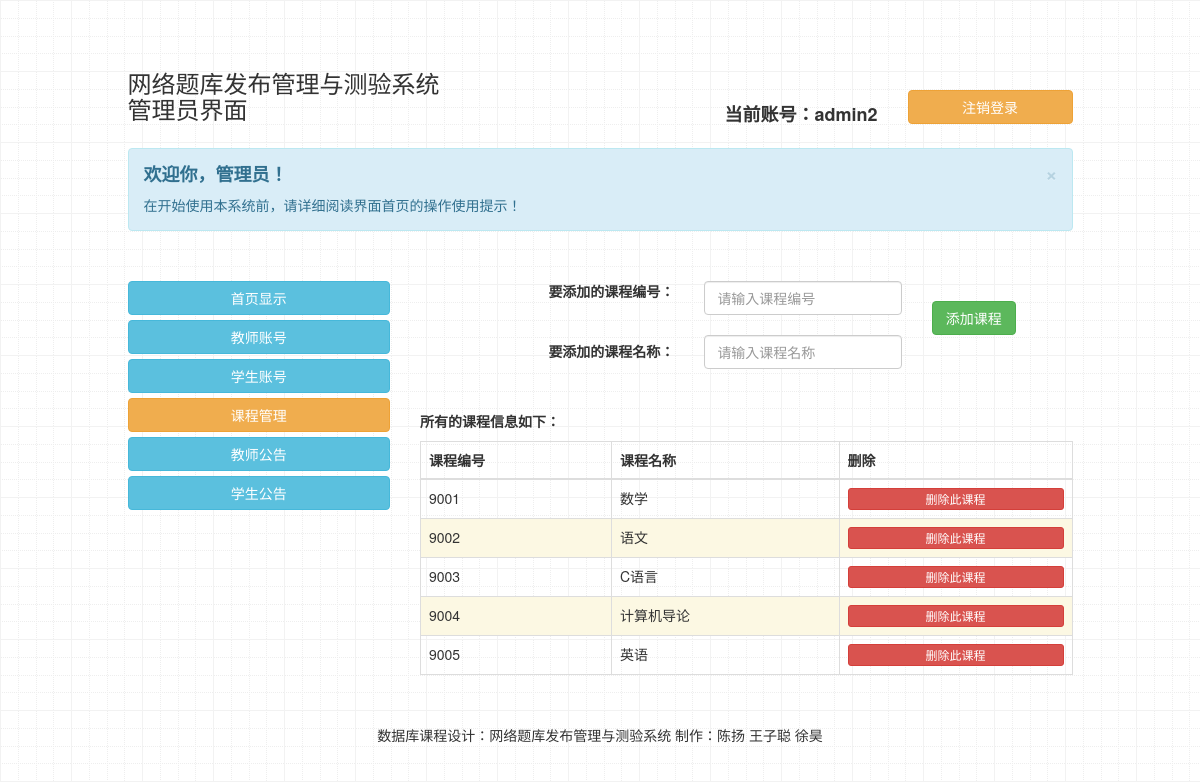
The app's page /系统源代码/QuestionManageSystem/adminSystem/manage/course_manage.php (signed in) with its own data.
### tables this page shows
CREATE TABLE IF NOT EXISTS `id_course` (
  `course_id` char(20) NOT NULL,
  `course_name` char(20) NOT NULL
);

### 系统源代码/QuestionManageSystem/adminSystem/manage/course_manage.php (the view, shortened to what this page needs)
<!DOCTYPE html>
<html>
<head>
   <link rel="stylesheet" href="../../css/bootstrap.min.css">
</head>
<body background="..\login\images\back.gif">
<?php
    $con=mysqli_connect("localhost","root","root","stu_test");
	mysqli_query($con,"set names 'utf8'");
	if (isset ( $_SESSION ["code"] )) {
    ?>
<div class="container">
	<div class="row clearfix">
		<div class="col-md-12 column">
			<p>
                <br><br>
			</p>
		</div>
	</div>
	<div class="row clearfix">
		<div class="col-md-1 column">
		</div>
		<div class="col-md-4 column">
			<h3>
                网络题库发布管理与测验系统<br>管理员界面
			</h3>
		</div>
		<div class="col-md-2 column">
		</div>
		<div class="col-md-2 column">
			<p class="text-right" style="font-size:18px">
			<br><br><strong>当前账号：<?php echo "${_SESSION["username"]}"; ?></strong>
			</p>
		</div>
		<div class="col-md-2 column">
			<br><br><button type="button" class="btn btn-default btn-block btn-warning" onclick="window.location.href='exit.php'">注销登录</button>
		</div>
		<div class="col-md-1 column">
		</div>
	</div>
	<div class="row clearfix">
		<div class="col-md-12 column">
		</div>
	</div>
	<div class="row clearfix">
		<div class="col-md-1 column">
		</div>
		<div class="col-md-10 column">
			<div class="alert alert-dismissable alert-info">
				 <button type="button" class="close" data-dismiss="alert" aria-hidden="true">×</button>
				 <h4>
				<strong>欢迎你，管理员！</strong>
				</h4> 在开始使用本系统前，请详细阅读界面首页的操作使用提示！
			</div>
			<div class="row clearfix">
				<div class="col-md-12 column">
					<p>
						 <br>
					</p>
				</div>
			</div>
		</div>
		<div class="col-md-1 column">
		</div>
	</div>
	<div class="row clearfix">
		<div class="col-md-1 column">
		</div>
		<div class="col-md-3 column">
			 <button type="button" class="btn btn-default btn-block btn-info" onclick="window.location.href='index.php'">首页显示</button>
			 <button type="button" class="btn btn-default btn-block btn-info" onclick="window.location.href='teacher_account_manage.php'">教师账号</button>
			 <button type="button" class="btn btn-default btn-block btn-info" onclick="window.location.href='student_account_manage.php'">学生账号</button>
			 <button type="button" class="btn btn-default btn-block btn-warning" onclick="window.location.href='course_manage.php'">课程管理</button>
			 <button type="button" class="btn btn-default btn-block btn-info" onclick="window.location.href='teacher_notice.php'">教师公告</button>
			 <button type="button" class="btn btn-default btn-block btn-info" onclick="window.location.href='student_notice.php'">学生公告</button>
		</div>
		<div class="col-md-7 column">
		<div class="row clearfix">
				<div class="col-md-1 column">
				</div>
				<form action="course_add.php" method="post" role="form">
				<div class="col-md-4 column">
					<p class="text-right">
						 <strong>要添加的课程编号：</strong><br><br><br>
						 <strong>要添加的课程名称：</strong>
					</p>
				</div>
				<div class="col-md-4 column">
				<input type="text" name="add_course_id" class="form-control" id="name" placeholder="请输入课程编号">
				<br>
				<input type="text" name="add_course_name" class="form-control" id="name" placeholder="请输入课程名称">
				</div>
				<div class="col-md-2 column">
					<br>
					 <button type="submit" class="btn btn-default btn-block btn-success">添加课程</button>
				</div>
				</form>
				<div class="col-md-1 column">
				</div>
			</div>
				<?php
                    $result=mysqli_query($con,"select * from id_course;");
                    if($result && mysqli_num_rows($result)){
						$num=1;
						echo '<p><br><br><strong>所有的课程信息如下：</strong></p>';
						echo '<table class="table table-hover table-bordered"><thead><tr><th>课程编号</th><th>课程名称</th><th>删除</th></tr></thead><tbody>';
                        while($row=mysqli_fetch_assoc($result)){
                            if($num%2==0){
                                echo '<tr class="warning">';
                            }else{
                                echo '<tr>';
                            }
                            echo '<td>'.$row['course_id'].'</td>';
							echo '<td>'.$row['course_name'].'</td>';
							echo '<td>';
                            echo '<button type="button" class="btn btn-default btn-block btn-danger btn-xs" onclick="window.location.href=\'course_delete.php?course_id='.$row['course_id'].'\''.'">删除此课程</button>';
                            echo '</td>';
                            $num++;
						}
						echo '</tbody></table>';
                    }else{
                        echo '<strong>'.'没有任何课程信息！'.'</strong>';
                     }
                ?>
		</div>
		<div class="col-md-1 column">
		</div>
	</div>
	<div class="row clearfix">
		<div class="col-md-1 column">
		</div>
		<div class="col-md-10 column">
		<p>
				 <br>
			</p>
			<p class="text-center">
				 数据库课程设计：网络题库发布管理与测验系统    制作：陈扬    王子聪    徐昊
			</p>
		</div>
		<div class="col-md-1 column">
		</div>
	</div>
</div>
<?php
}
?>
</body>

### records on screen
id_course: course_id "9001", course_name "数学"
id_course: course_id "9002", course_name "语文"
id_course: course_id "9003", course_name "C语言"
id_course: course_id "9004", course_name "计算机导论"
id_course: course_id "9005", course_name "英语"

### other values on screen
_SESSION["username"] "admin2"
